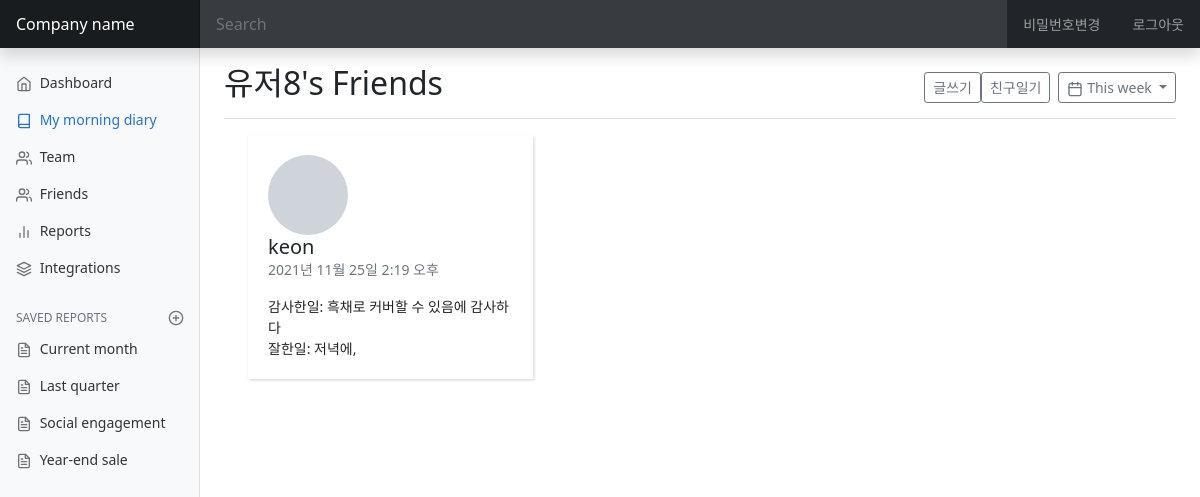
Screenshot of /today_diary/12/friends_diary/ with the database file from the repository.
### diary/models.py (models this page shows, shortened)
class User(AbstractUser):
    nickname = models.CharField(
        max_length=15,
        unique=True,
        null=True,
        validators=[validate_no_special_characters],
        error_messages={'unique': '이미 사용중인 닉네임입니다.'},
    )
    friends = models.ManyToManyField('self', blank=True)

class Diary(models.Model):
    thanks = models.TextField(blank=True, null=True)
    feelgood = models.TextField(blank=True, null=True)
    promise = models.TextField(blank=True, null=True)
    donegood = models.TextField(blank=True, null=True)
    makegood = models.TextField(blank=True, null=True)
    dt_created = models.DateTimeField(auto_now_add=True)
    dt_modified = models.DateTimeField(auto_now=True)
    author = models.ForeignKey(User, on_delete=models.SET_NULL, null=True)

### diary/views.py (the view)
# urls.py: path('today_diary/<int:pk>/friends_diary/', views.FriendsDiary.as_view(), name='friends-diary'),
class FriendsDiary(LoginRequiredMixin, DetailView):
    model = User
    template_name = 'diary/friends_diary.html'
    pk_url_kwarg = "pk"
    def get_context_data(self, **kwargs):
        context = super().get_context_data(**kwargs)
        user_pk = self.kwargs.get("pk")
        friend_list = User.objects.get(pk=user_pk).friends.all()
        friend_diary_list = []
        for friend in friend_list:
            today_diary = Diary.objects.filter(author=friend.pk).order_by('-dt_modified')
            if today_diary:
                today_diary=today_diary[0]
                diary_data = {
                    "username": friend.username,
                    "today_diary": today_diary,
                    "thanks": today_diary.thanks.split(", ")[0],
                    "donegood": today_diary.donegood.split(", ")[0],
                    "dt_modified": today_diary.dt_modified
                }
                friend_diary_list.append(diary_data)
            else:
                diary_data = {
                    "username": friend.username,
                    "dt_modified": 0
                }
                friend_diary_list.append(diary_data)
            friend_diary_list.sort(key=lambda x:x["dt_modified"], reverse=True)
        context["friend_diary_list"] = friend_diary_list
        return context

### diary/templates/diary/friends_diary.html
{% extends 'diary/base.html' %}
{% load static %}
{% block css %}
<link href={% static 'friends/css/friends.css' %} rel="stylesheet">
{% endblock css %}
{% block main_area %}
<main class="col-md-9 ms-sm-auto col-lg-10 px-md-4">
	<div class="d-flex justify-content-between flex-wrap flex-md-nowrap align-items-center pt-3 pb-2 mb-3 border-bottom">
		<h1 class="h2">{{ user.nickname }}'s Friends</h1>
		<div class="btn-toolbar mb-2 mb-md-0">
			<div class="btn-group me-2">
				<a href="{% url 'diary-write' %}"><button type="button" class="btn btn-sm btn-outline-secondary">글쓰기</button></a>
				<a href="{% url 'friends-diary' user.pk %}"><button type="button" class="btn btn-sm btn-outline-secondary">친구일기</button></a>
			</div>
			<button type="button" class="btn btn-sm btn-outline-secondary dropdown-toggle">
				<span data-feather="calendar"></span>
				This week
			</button>
		</div>
	</div>
	<div class="container">
		<div class="row">
		{% for friend_diary in friend_diary_list %}
			<div class="col-md-6 col-xl-4">
				<div class="card">
					<div class="card-body">
						<div class="media align-items-center"><span style="background-image: url(https://bootdey.com/img/Content/avatar/avatar6.png)" class="avatar avatar-xl mr-3"></span>
							<div class="media-body overflow-hidden">
								<h5 class="card-text mb-0">{{friend_diary.username}}</h5>
								<p class="card-text text-uppercase text-muted">{{friend_diary.dt_modified}}</p>
								<p class="card-text">
									{% if friend_diary.dt_modified != 0 %}
									감사한일: <span>{{friend_diary.thanks}}</span><br>
									잘한일: <span>{{friend_diary.donegood}}</span>
									{% else %}
									아직 쓴 일기가 없어요
									{% endif %}
								</p>
							</div>
						</div><a href="#" class="tile-link"></a>
					</div>
				</div>
			</div>
		{% endfor %}
		</div>
	</div>
</main>
{% endblock main_area %}

### diary/static/diary/css/dashboard.css (style rules this page uses)
body { font-size: .875rem; }
.feather { width: 16px; height: 16px; vertical-align: text-bottom; }

### diary/static/friends/css/friends.css (style rules this page uses)
.avatar.avatar-xl { width: 5rem; height: 5rem; }
.avatar { width: 2rem; height: 2rem; line-height: 2rem; border-radius: 50%; display: inline-block; background: #ced4da no-repeat center/cover; position: relative; text-align: center; color: #868e96; font-weight: 600; vertical-align: bottom; }
.card { background-color: #fff; border: 0 solid #eee; border-radius: 0; }
.card { margin-bottom: 30px; -webkit-box-shadow: 2px 2px 2px rgba(0,0,0,0.1), -1px 0 2px rgba(0,0,0,0.05); box-shadow: 2px 2px 2px rgba(0,0,0,0.1), -1px 0 2px rgba(0,0,0,0.05); }
.card-body { padding: 1.25rem; }
.tile-link { position: absolute; cursor: pointer; width: 100%; height: 100%; left: 0; top: 0; z-index: 30; }

### rows the page displays
User: nickname "유저8"
Diary: username "keon", dt_modified "2021년 11월 25일 2:19 오후", thanks "흑채로 커버할 수 있음에 감사하다", donegood "저녁에,"
